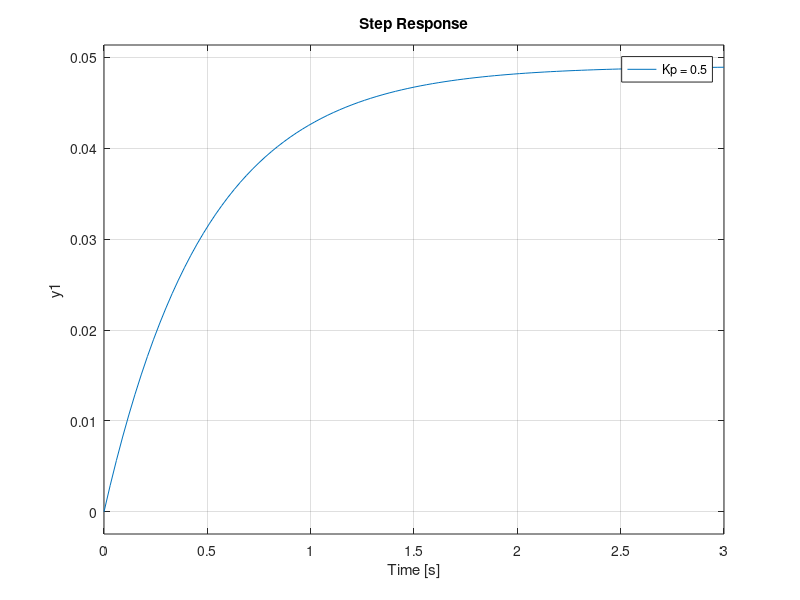

This chart was generated by the following MATLAB code:
%% Para limpar o que tinha antes no workspace
clc
clear;
close all;
%% Dados do enunciado
A = 10;
C = 10^-3;
G = 10; 
Heq = 5;
Meq = 4;



%% Variaveis dependentes
Ueq  = sqrt((Meq)/(C*sqrt(2*G*Heq)));
K1 = (-4*Heq)/Ueq;
p = Meq/(2*A*Heq);
K2 = (2 * Heq)/Meq;
Kp = 0.5;
Gcld = tf((1), [A A*p*(1-Kp*K1)]);
step(Gcld);
Max1=max(step(Gcld));
grid()
hold()
Kp = 5;
Gcld = tf((1), [A A*p*(1-Kp*K1)]);
step(Gcld);
Max2=max(step(Gcld));
Kp = 50;
Gcld = tf((1), [A A*p*(1-Kp*K1)]);
step(Gcld);
Max3=max(step(Gcld));
legend('Kp = 0.5','Kp = 5','Kp = 50')
fprintf("Máximo para Kp = 0.5:\t %f\nMáximo para Kp = 5: \t %f\nMáximo para Kp = 50:\t %f\n", Max1, Max2, Max3)